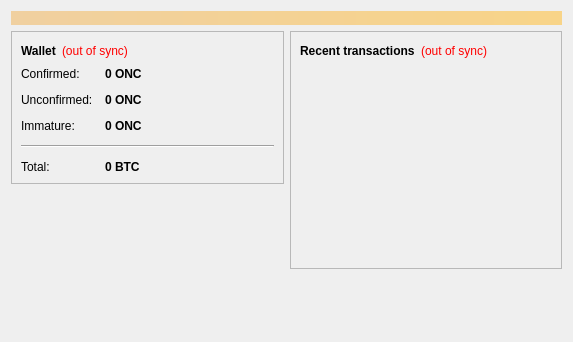
<?xml version="1.0" encoding="UTF-8"?>
<ui version="4.0">
 <class>OverviewPage</class>
 <widget class="QWidget" name="OverviewPage">
  <property name="geometry">
   <rect>
    <x>0</x>
    <y>0</y>
    <width>573</width>
    <height>342</height>
   </rect>
  </property>
  <property name="windowTitle">
   <string>Form</string>
  </property>
  <layout class="QVBoxLayout" name="topLayout">
   <item>
    <widget class="QLabel" name="labelAlerts">
     <property name="visible">
      <bool>false</bool>
     </property>
     <property name="styleSheet">
      <string notr="true">background-color: qlineargradient(x1: 0, y1: 0, x2: 1, y2: 0, stop:0 #F0D0A0, stop:1 #F8D488); color:#000000;</string>
     </property>
     <property name="wordWrap">
      <bool>true</bool>
     </property>
     <property name="margin">
      <number>3</number>
     </property>
    </widget>
   </item>
   <item>
    <layout class="QHBoxLayout" name="horizontalLayout" stretch="1,1">
     <item>
      <layout class="QVBoxLayout" name="verticalLayout_2">
       <item>
        <widget class="QFrame" name="frame">
         <property name="frameShape">
          <enum>QFrame::StyledPanel</enum>
         </property>
         <property name="frameShadow">
          <enum>QFrame::Raised</enum>
         </property>
         <layout class="QVBoxLayout" name="verticalLayout_4">
          <item>
           <layout class="QHBoxLayout" name="horizontalLayout_4">
            <item>
             <widget class="QLabel" name="label_5">
              <property name="font">
               <font>
                <weight>75</weight>
                <bold>true</bold>
               </font>
              </property>
              <property name="text">
               <string>Wallet</string>
              </property>
             </widget>
            </item>
            <item>
             <widget class="QLabel" name="labelWalletStatus">
              <property name="toolTip">
               <string>The displayed information may be out of date. Your wallet automatically synchronizes with the Onecoin network after a connection is established, but this process has not completed yet.</string>
              </property>
              <property name="styleSheet">
               <string notr="true">QLabel { color: red; }</string>
              </property>
              <property name="text">
               <string notr="true">(out of sync)</string>
              </property>
              <property name="alignment">
               <set>Qt::AlignLeading|Qt::AlignLeft|Qt::AlignVCenter</set>
              </property>
             </widget>
            </item>
            <item>
             <spacer name="horizontalSpacer_2">
              <property name="orientation">
               <enum>Qt::Horizontal</enum>
              </property>
              <property name="sizeHint" stdset="0">
               <size>
                <width>40</width>
                <height>20</height>
               </size>
              </property>
             </spacer>
            </item>
           </layout>
          </item>
          <item>
           <layout class="QFormLayout" name="formLayout_2">
            <property name="fieldGrowthPolicy">
             <enum>QFormLayout::AllNonFixedFieldsGrow</enum>
            </property>
            <property name="horizontalSpacing">
             <number>12</number>
            </property>
            <property name="verticalSpacing">
             <number>12</number>
            </property>
            <item row="0" column="0">
             <widget class="QLabel" name="label">
              <property name="text">
               <string>Confirmed:</string>
              </property>
             </widget>
            </item>
            <item row="0" column="1">
             <widget class="QLabel" name="labelBalance">
              <property name="font">
               <font>
                <weight>75</weight>
                <bold>true</bold>
               </font>
              </property>
              <property name="cursor">
               <cursorShape>IBeamCursor</cursorShape>
              </property>
              <property name="toolTip">
               <string>Your current spendable balance</string>
              </property>
              <property name="text">
               <string notr="true">0 ONC</string>
              </property>
              <property name="textInteractionFlags">
               <set>Qt::LinksAccessibleByMouse|Qt::TextSelectableByKeyboard|Qt::TextSelectableByMouse</set>
              </property>
             </widget>
            </item>
            <item row="1" column="0">
             <widget class="QLabel" name="label_3">
              <property name="text">
               <string>Unconfirmed:</string>
              </property>
             </widget>
            </item>
            <item row="1" column="1">
             <widget class="QLabel" name="labelUnconfirmed">
              <property name="font">
               <font>
                <weight>75</weight>
                <bold>true</bold>
               </font>
              </property>
              <property name="cursor">
               <cursorShape>IBeamCursor</cursorShape>
              </property>
              <property name="toolTip">
               <string>Total of transactions that have yet to be confirmed, and do not yet count toward the spendable balance</string>
              </property>
              <property name="text">
               <string notr="true">0 ONC</string>
              </property>
              <property name="textInteractionFlags">
               <set>Qt::LinksAccessibleByMouse|Qt::TextSelectableByKeyboard|Qt::TextSelectableByMouse</set>
              </property>
             </widget>
            </item>
            <item row="2" column="0">
             <widget class="QLabel" name="labelImmatureText">
              <property name="text">
               <string>Immature:</string>
              </property>
             </widget>
            </item>
            <item row="2" column="1">
             <widget class="QLabel" name="labelImmature">
              <property name="font">
               <font>
                <weight>75</weight>
                <bold>true</bold>
               </font>
              </property>
              <property name="toolTip">
               <string>Mined balance that has not yet matured</string>
              </property>
              <property name="text">
               <string notr="true">0 ONC</string>
              </property>
              <property name="textInteractionFlags">
               <set>Qt::LinksAccessibleByMouse|Qt::TextSelectableByKeyboard|Qt::TextSelectableByMouse</set>
              </property>
             </widget>
            </item>
            <item row="4" column="0">
             <widget class="QLabel" name="labelTotalText">
              <property name="text">
               <string>Total:</string>
              </property>
             </widget>
            </item>
            <item row="4" column="1">
             <widget class="QLabel" name="labelTotal">
              <property name="font">
               <font>
                <weight>75</weight>
                <bold>true</bold>
               </font>
              </property>
              <property name="cursor">
               <cursorShape>IBeamCursor</cursorShape>
              </property>
              <property name="toolTip">
               <string>Your current total balance</string>
              </property>
              <property name="text">
               <string notr="true">0 BTC</string>
              </property>
              <property name="textInteractionFlags">
               <set>Qt::LinksAccessibleByMouse|Qt::TextSelectableByKeyboard|Qt::TextSelectableByMouse</set>
              </property>
             </widget>
            </item>
            <item row="3" column="0" colspan="2">
             <widget class="Line" name="line">
              <property name="orientation">
               <enum>Qt::Horizontal</enum>
              </property>
             </widget>
            </item>
           </layout>
          </item>
         </layout>
        </widget>
       </item>
       <item>
        <spacer name="verticalSpacer">
         <property name="orientation">
          <enum>Qt::Vertical</enum>
         </property>
         <property name="sizeHint" stdset="0">
          <size>
           <width>20</width>
           <height>40</height>
          </size>
         </property>
        </spacer>
       </item>
      </layout>
     </item>
     <item>
      <layout class="QVBoxLayout" name="verticalLayout_3">
       <item>
        <widget class="QFrame" name="frame_2">
         <property name="frameShape">
          <enum>QFrame::StyledPanel</enum>
         </property>
         <property name="frameShadow">
          <enum>QFrame::Raised</enum>
         </property>
         <layout class="QVBoxLayout" name="verticalLayout">
          <item>
           <layout class="QHBoxLayout" name="horizontalLayout_2">
            <item>
             <widget class="QLabel" name="label_4">
              <property name="text">
               <string>&lt;b&gt;Recent transactions&lt;/b&gt;</string>
              </property>
             </widget>
            </item>
            <item>
             <widget class="QLabel" name="labelTransactionsStatus">
              <property name="toolTip">
               <string>The displayed information may be out of date. Your wallet automatically synchronizes with the Onecoin network after a connection is established, but this process has not completed yet.</string>
              </property>
              <property name="styleSheet">
               <string notr="true">QLabel { color: red; }</string>
              </property>
              <property name="text">
               <string notr="true">(out of sync)</string>
              </property>
              <property name="alignment">
               <set>Qt::AlignRight|Qt::AlignTrailing|Qt::AlignVCenter</set>
              </property>
             </widget>
            </item>
            <item>
             <spacer name="horizontalSpacer">
              <property name="orientation">
               <enum>Qt::Horizontal</enum>
              </property>
              <property name="sizeHint" stdset="0">
               <size>
                <width>40</width>
                <height>20</height>
               </size>
              </property>
             </spacer>
            </item>
           </layout>
          </item>
          <item>
           <widget class="QListView" name="listTransactions">
            <property name="styleSheet">
             <string notr="true">QListView { background: transparent; }</string>
            </property>
            <property name="frameShape">
             <enum>QFrame::NoFrame</enum>
            </property>
            <property name="verticalScrollBarPolicy">
             <enum>Qt::ScrollBarAlwaysOff</enum>
            </property>
            <property name="horizontalScrollBarPolicy">
             <enum>Qt::ScrollBarAlwaysOff</enum>
            </property>
            <property name="selectionMode">
             <enum>QAbstractItemView::NoSelection</enum>
            </property>
           </widget>
          </item>
         </layout>
        </widget>
       </item>
       <item>
        <spacer name="verticalSpacer_2">
         <property name="orientation">
          <enum>Qt::Vertical</enum>
         </property>
         <property name="sizeHint" stdset="0">
          <size>
           <width>20</width>
           <height>40</height>
          </size>
         </property>
        </spacer>
       </item>
      </layout>
     </item>
    </layout>
   </item>
  </layout>
 </widget>
 <resources/>
 <connections/>
</ui>
